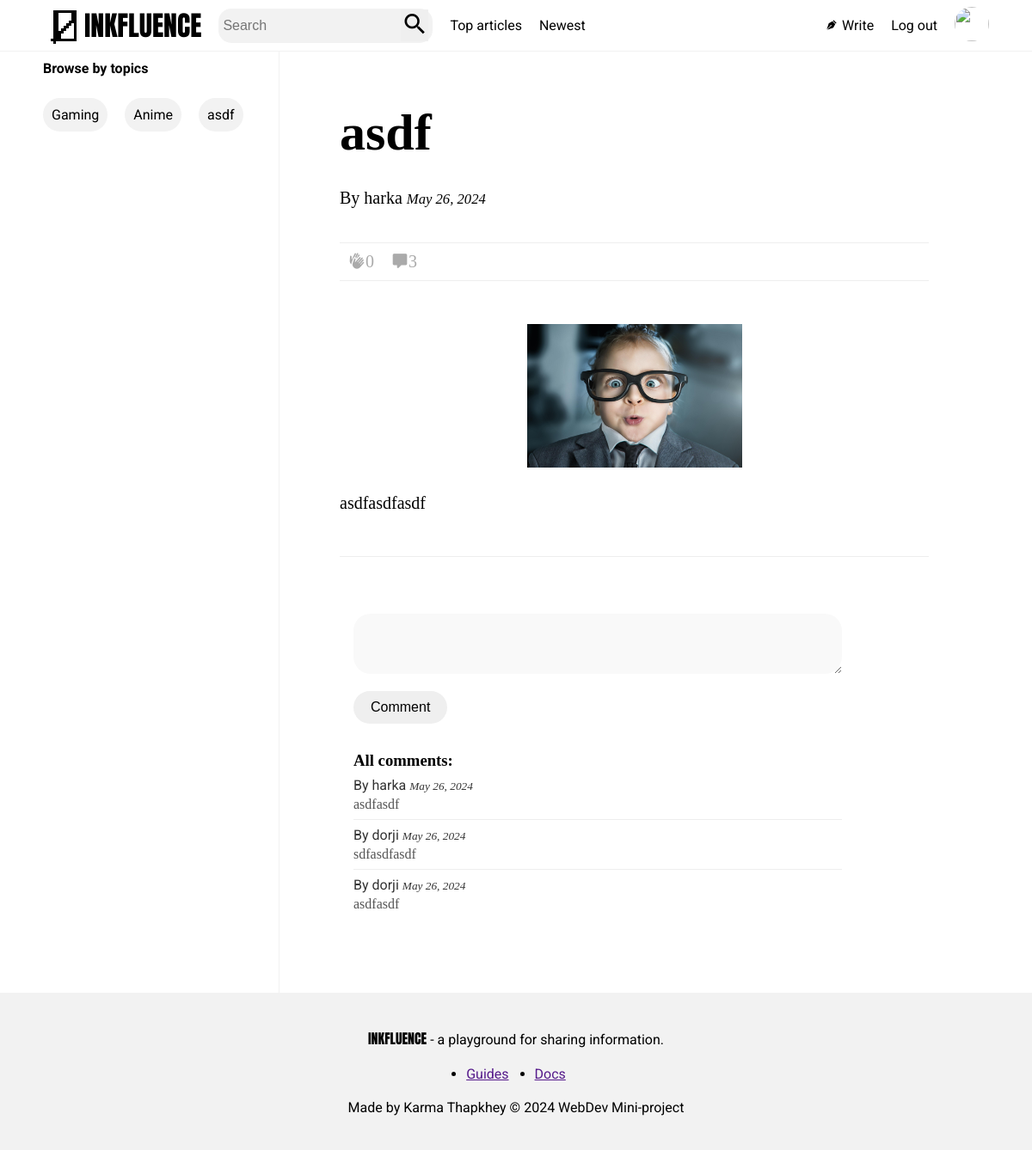
Page /article/24/ (signed in) on the committed database.
### main/models.py (models this page shows, shortened)
class Article(models.Model):
    user = models.ForeignKey(User, on_delete=models.CASCADE)
    title = models.CharField(max_length=300)
    body = RichTextUploadingField()
    image = models.ImageField(upload_to="images/", default=None)
    created_on = models.DateTimeField(auto_now_add=True)
    tags = TaggableManager(help_text="Select tag")
    no_of_claps = models.IntegerField(default=0)

class Comment(models.Model):
    article = models.ForeignKey(Article, on_delete=models.CASCADE, related_name='comments')
    username = models.CharField(max_length=100, blank=True, default=None)
    body = models.TextField()
    created = models.DateTimeField(auto_now_add=True)
    updated = models.DateTimeField(auto_now=True)
    class Meta:
        ordering = ['created']
        indexes = [
            models.Index(fields=['created']),
        ]

### main/views.py (the view, shortened to what this page needs)
# urls.py: path('article/<int:id>/', articleDetail, name="viewArticle"),
@login_required(login_url='login')
def articleDetail(request, id):
    article = Article.objects.get(id = id)
    comments = article.comments.all()
    form = CommentForm()
    tags = Tag.objects.all()
    comments = Comment.objects.filter(article = article)
    return render(request, 'article_detail.html', {'article':article, 'form':form, 'tags':tags, 'comments':comments})

### main/forms.py
class CommentForm(ModelForm):
    class Meta:
        model = Comment
        fields = ['body']

### main/templates/article_detail.html (shortened to what this page needs)
{% extends 'index.html' %}
{% block styles %}
{% load static %}
<link rel="stylesheet" href="{% static 'styles.css' %}">
{% endblock %}
{% block content %}
<div class="article-container">
    <div class="full-article">
        <h1 class="article-title">{{ article.title }}</h1>
        <span>By {{ article.user.username }} <i><small>{{ article.created_on|date:"F j, Y" }}</small></i></span>
        <div class="article-likes-comments">
            <a href="{% url 'likearticle' %}?article_id={{ article.id }}"><span class="mdi mdi-hand-clap"></span>{{ article.no_of_claps }}</a>
            <a href="#comments"><span class="mdi mdi-comment"></span>{{ article.comments.count }}</a>
        </div>
        <img src="{{ article.image.url }}" width="250px">
        {{ article.body|safe }}
    </div>
</div>
<div id="comment-form-container">
    <form method="post">
        {% if form %}
        <div class="comment-form">
            {% for field in form %}
            <div class="comment-form-field">
                {{ field }}
            </div>
            {% endfor %}
        </div>
        {% endif %}
        <button type="submit" class="submit-button">Comment</button>
    </form>
</div>
<div id="comments">
    {% if comments %}
    <h3>All comments: </h3>
    <ul class="comment-list">
        {% for comment in comments %}
        <li class="comment-item">
            <span class="comment-username">By {{ comment.username }} <i><small>{{ comment.created|date:"F j, Y"}}</small></i></span>
            <p class="comment-body">{{ comment.body }}</p>
        </li>
        {% endfor %}
    </ul>
    {% else %}
    <p class="no-comments">No comments yet. Be the first to comment!</p>
    {% endif %}
</div>
{% endblock %}

### main/templates/index.html (shortened to what this page needs)
<!DOCTYPE html>
<html lang="en">
<head>
    {% block styles %}
    {% load static %}
    {% endblock %}
    <link rel="stylesheet" href="https://cdn.jsdelivr.net/npm/@mdi/font@7.4.47/css/materialdesignicons.min.css">
</head>
<body>
    <header>
        <ul class="navbar">
            <li><a href="{% url 'home' %}"><svg xmlns="http://www.w3.org/2000/svg" viewBox="2 1 16 16" height="48px"><path d="M8,11H9V10H10V9H11V8H12V7H13V4H8ZM7,16H6V15H5V14H6V3H15V15H7ZM14,14V8H13V9H12V10H11V11H10V12H9V14Z"/></svg><p>INKFLUENCE</p></a></li>
            <li>
                <div class="search-bar">
                    <form action="{% url 'searchArticle' %}">
                        <input type="search" name="search" placeholder="Search">
                        <button type="submit" class="mdi mdi-magnify"></button>
                    </form>
                </div>
            </li>
            <li>
                <a href="{% url 'topArticles' %}">Top articles</a>
            </li>
            <li>
                <a href="{% url 'newArticles' %}">Newest</a>
            </li>
            <li><span class="mdi mdi-fountain-pen-tip"></span>
                <a href="{% url 'write' %}">Write</a>
            </li>
            <li>
                <a href="{% url 'logout' %}">Log out</a>
            </li>
            <li id="profileimg">
               <img src="{{ user_profile.profileimg.url }}">
            </li>
        </ul>
    </header>
    <div class="main">
        <div class="left-window">
            {% block left-window %}
            <div class="topics">
                <h4>Browse by topics</h4>
                <ul class="topics">
                    {% for article_tag in tags %}
                        <li>
                            <a href="{% url 'articlesByTag' %}?tag={{ article_tag }}">{{ article_tag }}</a>
                        </li>
                    {% endfor %}
                </ul>
            </div>
            {% endblock %}
        </div>
        <div class="main-content">
            {% block content %}
            {% load template_filters %}
            {% endblock %}
        </div>
    </div>
   <footer>
    <div><span>INKFLUENCE</span> - a playground for sharing information.</div>
    <div>
        <ul>
            <li><a href="">Guides</a></li>
            <li><a href="">Docs</a></li>
        </ul>
    </div>
    <div>Made by Karma Thapkhey &#169; 2024 WebDev Mini-project </div>
   </footer>

### main/static/styles.css (style rules this page uses)
* { padding: 0; margin: 0; box-sizing: border-box; }
body { height: 100vh; display: flex; flex-direction: column; }
.navbar { background-color: white; position: fixed; width: 100%; top: 0%; z-index: 2; display: flex; list-style: none; padding: 5px 50px 5px 50px; gap: 20px; border-bottom: 1px solid #F2F2F2; }
.navbar li { display: inline-block; align-self: center; font-family: "Roboto"; font-size: 16px; }
.navbar li:nth-child(1) a { display: flex; align-items: center; font-family: "Anton"; font-size: xx-large; }
.navbar li:nth-child(4) { margin-right: auto; }
.navbar a { text-decoration: none; color: black; }
.search-bar { border-radius: 15px; background-color: #F2F2F2; max-height: 40px; padding: 5px; }
.search-bar form { display: flex; align-items: center; max-height: 30px; }
.search-bar form button { font-size: xx-large; border: none; }
.search-bar input[type="search"] { font-size: 16px; background-color: #F2F2F2; border: none; }
.navbar li:nth-child(3) { display: flex; align-items: center; }
#profileimg img { width: 40px; height: 40px; border-radius: 50%; }
.main { flex: 1; display: flex; flex-direction: row; padding: 50px 50px 0 50px; }
.left-window { flex: 2; border-right: 1px solid #F2F2F2; font-family: Roboto; }
.topics { position: sticky; top: 60px; }
.topics h4 { padding: 10px 10px 10px 0; }
.topics ul { display: flex; flex-wrap: wrap; gap: 20px; padding: 15px 15px 15px 0; }
.topics li { list-style: none; background-color: #F2F2F2; padding: 10px; border-radius: 20px; }
.topics a { text-decoration: none; color: black; }
.main-content { flex: 5; display: flex; flex-direction: column; padding: 70px; font-family: Roboto; }
.article-container { font-family: Baskerville; border-bottom: 1px solid #eee; padding-bottom: 50px; margin-bottom: 50px; font-size: 20px; }
.full-article { display: flex; flex-direction: column; row-gap: 30px; width: 100%; }
.full-article img { align-self: center; }
.article-title { font-size: 60px; }
.article-likes-comments { display: flex; column-gap: 20px; padding: 10px; margin: 10px 0 20px 0; border-top: 1px solid #eee; border-bottom: 1px solid #eee; }
.article-likes-comments a { text-decoration: none; color: #aaa; }
#comment-form-container { max-width: 600px; padding: 1rem; border-radius: 8px; font-family: Arial, sans-serif; }
.comment-form { margin-bottom: 1rem; }
.comment-form-field { margin-bottom: 1rem; }
.comment-form-field textarea, .submit-button { display: inline-block; padding: 10px 20px; color: black; border: none; border-radius: 20px; font-size: 1rem; cursor: pointer; }
.comment-form-field textarea { background-color: #f9f9f9; width: 100%; max-height: 70px; }
#comments { font-family: Baskerville; max-width: 600px; padding: 1rem; border-radius: 8px; }
.comment-list { list-style-type: none; padding: 0; margin: 0; }
.comment-item { padding: 0.5rem 0; border-bottom: 1px solid #eee; }
.comment-item:last-child { border-bottom: none; }
.comment-username { font-weight: normal; font-family: Roboto; color: #333; }
.comment-username i { font-family: Baskerviller; font-weight: lighter; }
.comment-body { margin: 0.25rem 0 0 0; color: #555; }
footer { display: flex; flex-direction: column; border-top: 1px solid #F2F2F2; padding: 30px; font-family: Roboto; background-color: #F2F2F2; }
footer div { text-align: center; padding: 10px; }
footer div span { font-family: Anton; }
footer ul { display: flex; flex-direction: row; justify-content: center; column-gap: 30px; }

### rows in the picture
Tag: name "Gaming"
Tag: name "Anime"
Tag: name "asdf"
Article: title "asdf", user.username "harka", created_on "May 26, 2024", no_of_claps "0", comments.count "3", image (picture), body "asdfasdfasdf"
Comment: username "harka", created "May 26, 2024", body "asdfasdf"
Comment: username "dorji", created "May 26, 2024", body "sdfasdfasdf"
Comment: username "dorji", created "May 26, 2024", body "asdfasdf"
